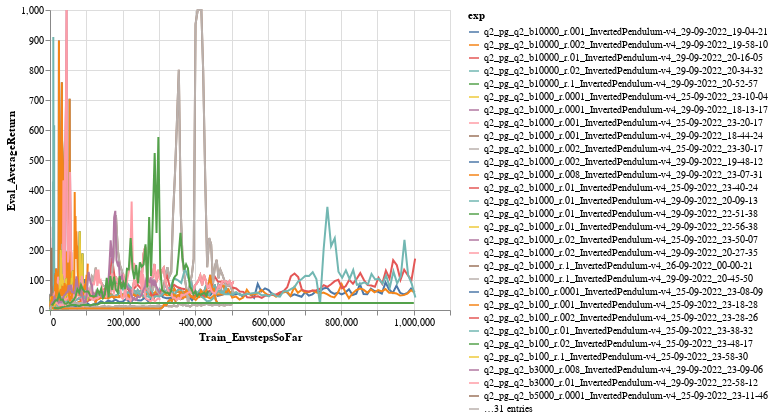

Source (notebook cell):
### Markdown cell above
# Q2

### Code cell
alt.data_transformers.disable_max_rows()

logdir = '../../data/q2_pg_q2*/events*'
eventfiles = glob.glob(logdir)
xtag = 'Train_EnvstepsSoFar'
ytag = 'Eval_AverageReturn'
df_q2  = make_dataframe(eventfiles, xtag=xtag, ytag=ytag)

chart = alt.Chart(df_q2).mark_line().encode(
    x=xtag,
    y=ytag,
    color='exp'
)
chart = chart.configure_legend(
    labelLimit=1000
)
chart

### Figure 1 — Vega-Lite specification as saved in the notebook (floating-point values rounded to 4 significant figures; data arrays with more than 128 entries replaced by an {"elided": "..."} marker saying what was removed)
{"config": {"view": {"continuousWidth": 400, "continuousHeight": 300}, "legend": {"labelLimit": 1000}}, "data": {"name": "data-3de6e6b63f7c6e32c093874d6f0df91b"}, "mark": "line", "encoding": {"color": {"field": "exp", "type": "nominal"}, "x": {"field": "Train_EnvstepsSoFar", "type": "quantitative"}, "y": {"field": "Eval_AverageReturn", "type": "quantitative"}}, "$schema": "https://vega.github.io/schema/vega-lite/v4.17.0.json", "datasets": {"data-3de6e6b63f7c6e32c093874d6f0df91b": {"elided": "5986 records"}}}
